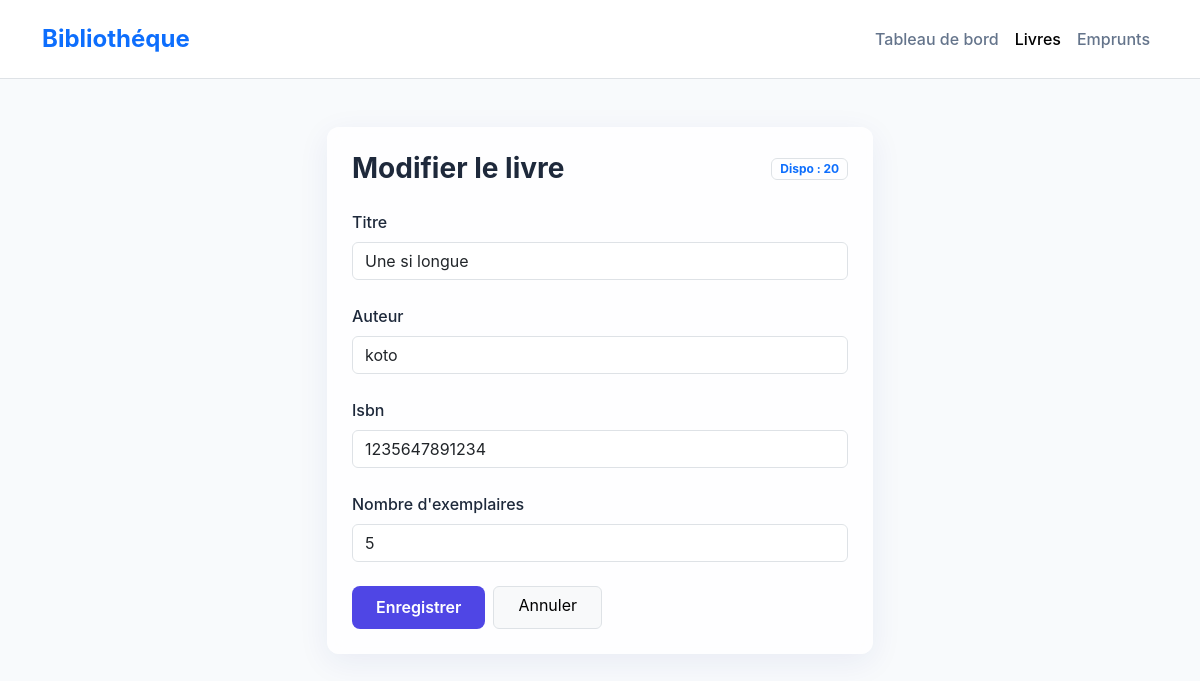
The app's page /livres/5/modifier/ with its own data.
### biblio/models.py (models this page shows, shortened)
class Livre(models.Model):
    titre = models.CharField(max_length=200)
    auteur = models.CharField(max_length=100)
    isbn = models.CharField(max_length=13, unique=True)
    quantite = models.PositiveIntegerField(default=1, verbose_name="Nombre d'exemplaires")
    @property
    def exemplaires_empruntes(self):
        return self.emprunts.filter(dateRetour__isnull=True).count()
    @property
    def exemplaires_disponibles(self):
        return max(0, self.quantite - self.exemplaires_empruntes)

### biblio/views.py (the view)
# urls.py: path('livres/<int:pk>/modifier/', views.LivreUpdateView.as_view(), name='livre_update'),
class LivreUpdateView(UpdateView):
    model = Livre
    form_class = LivreForm
    template_name = 'biblio/livre_form.html'
    success_url = reverse_lazy('livre_list')
    def get_context_data(self, **kwargs):
        context = super().get_context_data(**kwargs)
        tous_les_livres = Livre.objects.all()
        context['livres_disponibles'] = sum(l.exemplaires_disponibles for l in tous_les_livres)
        return context

### biblio/forms.py
class LivreForm(forms.ModelForm):
    class Meta:
        model = Livre
        fields = ['titre', 'auteur', 'isbn', 'quantite']
        widgets = {
            'titre': forms.TextInput(attrs={'class': 'form-control', 'placeholder': 'Titre du livre'}),
            'auteur': forms.TextInput(attrs={'class': 'form-control', 'placeholder': "Nom de l'auteur"}),
            'isbn': forms.TextInput(attrs={'class': 'form-control', 'placeholder': 'ISBN (13 chiffres)'}),
            'quantite': forms.NumberInput(attrs={'class': 'form-control', 'min': 1}),
        }

### templates/biblio/livre_form.html (shortened to what this page needs)
{% extends 'base.html' %}
{% block content %}
<div class="row justify-content-center">
    <div class="col-md-8 col-lg-6">
        <div class="glass-card">
            <div class="d-flex justify-content-between align-items-center mb-4">
                <h3 class="fw-bold mb-0">{% if object %}Modifier le livre{% else %}Ajouter un livre{% endif %}</h3>
                <span class="badge border text-primary">Dispo : {{ livres_disponibles }}</span>
            </div>
            <form method="post" novalidate>
                {% for field in form %}
                <div class="mb-4">
                    <label for="{{ field.id_for_label }}" class="form-label fw-medium">{{ field.label }}</label>
                    {{ field }}
                </div>
                {% endfor %}
                <div class="d-flex gap-2">
                    <button type="submit" class="btn btn-primary px-4">Enregistrer</button>
                    <a href="{% url 'livre_list' %}" class="btn btn-light border px-4">Annuler</a>
                </div>
            </form>
        </div>
    </div>
</div>
{% endblock %}

### static/css/styles.css (style rules this page uses)
:root { --primary: #4f46e5; --primary-hover: #4338ca; --bg-main: #f8fafc; --card-bg: rgba(255, 255, 255, 0.8); --text-main: #1e293b; --text-muted: #64748b; --border-radius: 12px; --shadow: 0 4px 6px -1px rgb(0 0 0 / 0.1), 0 2px 4px -2px rgb(0 0 0 / 0.1); --glass-shadow: 0 8px 32px 0 rgba(31, 38, 135, 0.07); }
body { background-color: var(--bg-main); font-family: 'Inter', system-ui, -apple-system, sans-serif; color: var(--text-main); line-height: 1.5; }
.glass-card { background: var(--card-bg); backdrop-filter: blur(10px); -webkit-backdrop-filter: blur(10px); border: 1px solid rgba(255, 255, 255, 0.18); border-radius: var(--border-radius); box-shadow: var(--glass-shadow); padding: 1.5rem; transition: transform 0.2s ease; }
.btn-primary { background-color: var(--primary); border: none; padding: 0.6rem 1.2rem; border-radius: 8px; font-weight: 600; }

### records on screen
Livre: form "Une si longue" "koto" "1235647891234" "5"

### other values on screen
{{ livres_disponibles }} "20"
{{ field.label }} "Titre" "Auteur" "Isbn" "Nombre d'exemplaires"
